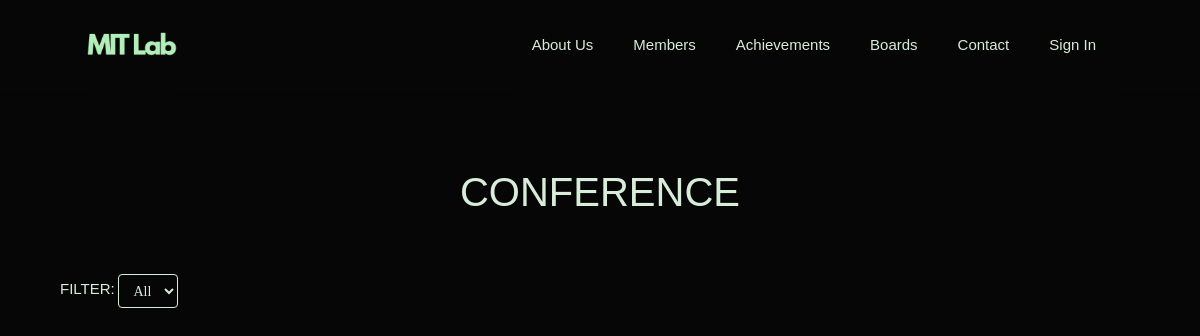
/conference, run on an earlier commit of the app's database.
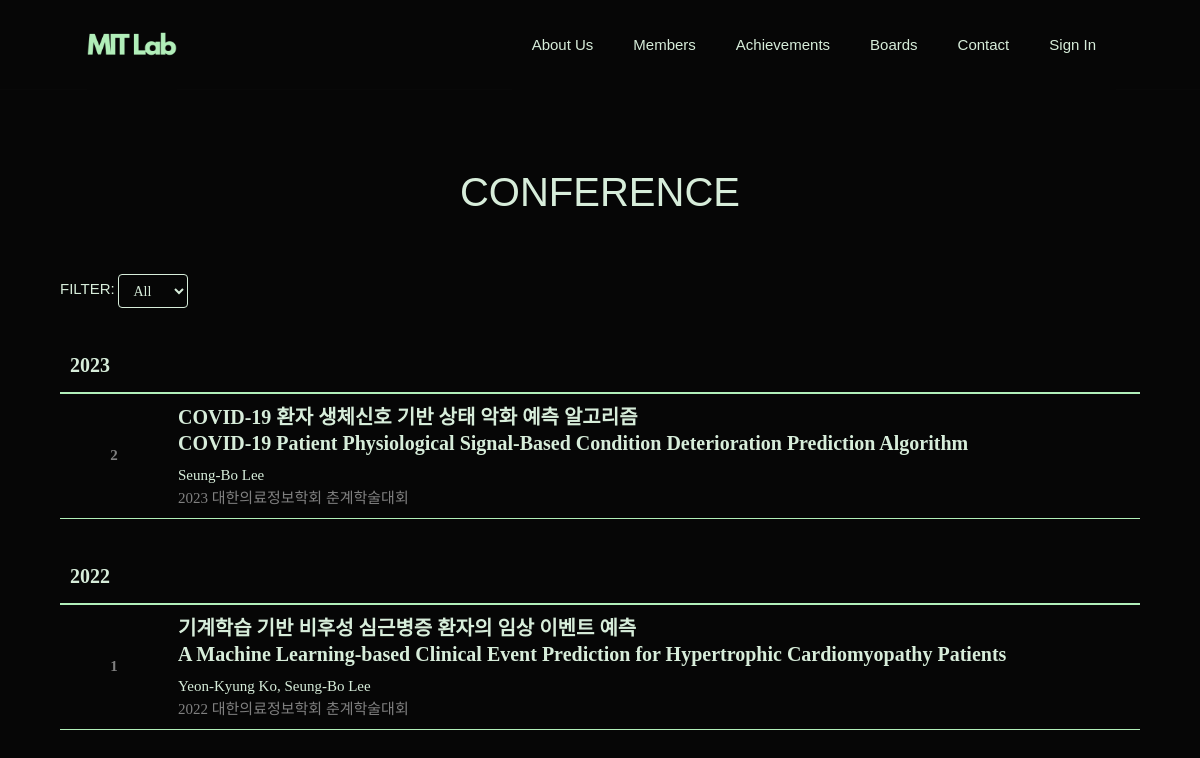
And on a later commit of the database.
### app.py (models this page shows)
class Conference(db.Model):
    id = db.Column(db.Integer, primary_key=True)
    title = db.Column(db.String(300), nullable=False)
    author = db.Column(db.String(200), nullable=False)
    conference = db.Column(db.String(200), nullable=False)
    month = db.Column(db.String(50))
    year = db.Column(db.Integer, nullable=False)

### app.py (the view)
@app.route('/conference')
def conference():
    selected_year = request.args.get('year', 'all')
    page = request.args.get('page', 1, type=int)
    per_page = 15
    all_conferences = Conference.query.all()
    MONTH_ORDER = {month: index for index, month in enumerate(month_name) if month}
    sorted_conferences = sorted(
        all_conferences,
        key=lambda p: (
            p.year,
            MONTH_ORDER.get(p.month, 0)
        ),
        reverse=True
    )
    years = sorted(list({p.year for p in sorted_conferences}), reverse=True)
    if selected_year != 'all':
        sorted_conferences = [p for p in sorted_conferences if str(p.year) == selected_year]
    total = len(sorted_conferences)
    start = (page - 1) * per_page
    end = start + per_page
    paginated_conferences = sorted_conferences[start:end]
    return render_template('conference.html',
                            conferences=paginated_conferences,
                            all_conferences=sorted_conferences if selected_year == 'all' else None,
                            selected_year=selected_year,
                            years=years,
                            page=page,
                            total=total,
                            per_page=per_page)

### app.py (called while the page is built)
@app.context_processor
def inject_csrf_token():
    return dict(csrf_token=generate_csrf)

### templates/conference.html (shortened to what this page needs)
{% extends "base.html" %}
{% block content %}
    <div class="container-fluid mt-5 conference-container">
        <div class="d-flex justify-content-between align-items-center my-5">
            <h2 class="section-title">Conference</h2>
            <form method="GET" class="form-inline mb-4">
                <label for="year">Filter:</label>
                <select name="year" class="form-control custom-select" onchange="this.form.submit()">
                    <option value="all" {% if selected_year == 'all' %}selected{% endif %}>All</option>
                </select>
            </form>
                {% set current_year = '' %}
                <table class="conference-table">
                    <colgroup>
                        <col width="50px">
                        <col>
                    </colgroup>
                    {% for conference in conferences %}
                        {% if selected_year == 'all' and (loop.index0 == 0 or conferences[loop.index0 - 1].year != conference.year) %}
                            {% if not loop.first %}</tbody>{% endif %}
                            <thead>
                                <tr>
                                    <th colspan="2" class="year-header">{{ conference.year }}</th>
                                </tr>
                            </thead>
                            <tbody>
                            {% set current_year = conference.year|string %}
                        {% endif %}
                        <tr class="bg1">
                            <td class="num" style="width: 10%">
                                {{ total + 1 - ((page - 1) * per_page + loop.index) }}
                            </td>
                            <td class="name_title">
                                <span class="text_title" style="white-space: pre-wrap;">{{ conference.title }}</span>
                                <span class="text_author">{{ conference.author }}</span>
                                <span class="text_conference_vol">{{ conference.conference }}</span>
                            </td>
                        </tr>
                        {% if loop.last %}
                            </tbody>
                        {% endif %}
                    {% endfor %}
                </table>
        </div>
    </div>
{% endblock %}

### templates/base.html (shortened to what this page needs)
<!DOCTYPE html>
<html>
<head>
	<link rel="stylesheet" href="https://maxcdn.bootstrapcdn.com/bootstrap/3.3.7/css/bootstrap.min.css">
	<link rel="stylesheet" href="{{ url_for('static', filename='css/font-awesome.min.css') }}">
	<link rel="stylesheet" href="{{ url_for('static', filename='css/slick.css') }}">
	<link rel="stylesheet" href="{{ url_for('static', filename='css/style.css') }}">
	<link href="https://cdn.jsdelivr.net/npm/aos@2.3.4/dist/aos.css" rel="stylesheet">
</head>
<body class="{{ body_class | default('') }}">
    <header id="header">
		<nav class="navbar navbar-inverse navbar-fixed-top">
		  <div class="container">
		    <div class="navbar-header">
		      	<a class="navbar-brand" href="{{ url_for('home') }}">
		        	<img alt="Logo" src="{{ url_for('static', filename='img/logo.png') }}">
		      	</a>
		    </div>
		    <div class="collapse navbar-collapse" id="main-navbar">
		      <ul class="nav navbar-nav navbar-right">
				<li class="dropdown">
					<a class="dropdown-toggle" href="#" role="button" aria-haspopup="true" aria-expanded="false">
						About Us
					</a>
				</li>
				<li class="dropdown">
					<a class="dropdown-toggle" href="#" role="button" aria-haspopup="true" aria-expanded="false">
						Members
					</a>
				</li>
				<li class="dropdown">
					<a class="dropdown-toggle" href="#" role="button" aria-haspopup="true" aria-expanded="false">
						Achievements
					</a>
				</li>
                <li class="dropdown">
					<a class="dropdown-toggle" href="#" role="button" aria-haspopup="true" aria-expanded="false">
						Boards
					</a>
				</li>
                <li>
                    <a href="{{ url_for('contact') }}">Contact</a></li>
				{% if current_user.is_authenticated and current_user.is_admin %}
				<li class="dropdown">
					<a class="dropdown-toggle" href="#" role="button" aria-haspopup="true" aria-expanded="false">
						My Page
					</a>
					<ul class="dropdown-menu">
						<li><a href="/admin/edit_home">Edit Home</a></li>
						<li><a href="/logout">Sign Out</a></li>
						<li><a href="{{ url_for('register') }}">Register</a></li>
					</ul>
				</li>
				{% else %}
				<li>
					<a href="{{ url_for('login') }}">Sign In</a></li>
				{% endif %}
		      </ul>
		    </div>
		  </div>
		</nav>
	</header>
    <main style="padding-top: 90px; min-height: 100vh;">
        {% block content %}{% endblock %}
    </main>
</body>
</html>

### static/css/style.css (style rules this page uses)
main { background-color: #060606; color: #d7edda; }
body { padding-top: 90px; font-family: 'Pretendard', serif; font-size: 15px; background-color: #060606; color: #d7edda; line-height: 1.7; }
html, body { margin: 0; padding: 0; overflow-x: hidden; overflow-y: auto; }
ul, ol { list-style-type: none; padding: 0; margin: 0; }
h1, .h1, h2, .h2, h3, .h3, h4, .h4, h5, .h5, h6, .h6, label, button, .btn { font-family: 'Pretendard', sans-serif; text-transform: uppercase; margin: 0; }
h1, .h1, h2, .h2, h3, .h3, h4, .h4, h5, .h5, h6, .h6 { display: block; }
h2 { font-size: 40px; }
h2.section-title { color: #d7edda; margin: 80px 0px 60px; text-align: center; }
form { text-align: left; }
label { font-weight: normal; }
.container-fluid { padding-left: 60px; padding-right: 60px; }
.navbar { height: 90px; font-family: 'Pretendard', sans-serif; text-transform: capitalize; background-color: #060606; padding-left: 10%; padding-right: 10%; }
.navbar>.container .navbar-brand, .navbar>.container-fluid .navbar-brand { margin-left: 0px; }
@media (min-width: 768px) { .navbar { height: 90px; font-family: 'Pretendard', sans-serif; text-transform: capitalize; background-color: #060606; padding-left: 7%; padding-right: 7%; } }
@media (min-width: 768px) { .navbar-brand { float: left; height: 90px; padding: 0; } }
@media (min-width: 768px) { .navbar-brand img { height: 90px; } }
@media (min-width: 768px) { .navbar-inverse .collapse { height: 90px; } }
@media (min-width: 768px) { .navbar .container { width: 100% !important; padding-left: 3px; } }
@media (min-width: 768px) { .navbar-inverse .nav > li > a { font-size: 15px; color: #d7edda; text-align: center; width: auto; background-color: #060606; padding: 35px 15px; } }
@media (min-width: 992px) { .navbar-brand { width: 100%; padding: 0; } }
@media (min-width: 992px) { .navbar-brand img { height: 90px; } }
@media (min-width: 992px) { .navbar-inverse .collapse { height: 90px; } }
@media (min-width: 992px) { .navbar-inverse .nav > li > a { font-size: 15px; color: #d7edda; text-align: center; width: auto; background-color: #060606; padding: 35px 20px; } }
.custom-select { background-color: #060606; color: #d7edda; border: 1px solid #d7edda; border-radius: 4px; padding: 5px 10px; }
.conference-table { border-collapse: collapse; width: 100%; }
.conference-table thead tr { border-bottom: 2px solid #b1eeb9; }
.conference-table th { border-bottom: 1px solid #b1eeb9; font-weight: bold; font-size: 20px; color: #d7edda; padding: 40px 10px 10px; }
.conference-table td { border-bottom: 1px solid #b1eeb9; padding: 10px; }
.conference-table .num { text-align: center; vertical-align: center; font-weight: bold; color: #808080; padding-top: 10px; }
.conference-table .text_title { display: block; font-weight: bolder; font-size: 20px; color: #d7edda; line-height: 1.3; margin-bottom: 7px; }
.conference-table .text_author { display: block; font-weight: normal; font-size: 15px; color: #d7edda; }
.conference-table .text_conference_vol { display: block; font-weight: lighter; font-size: 15px; color: #808080; line-height: 1.3; }

What changed in the data, as far as the page shows it:
added Conference: year "2023", total+1-((page-1)*per_page+loop.index) "2", title "COVID-19 환자 생체신호 기반 상태 악화 예측 알고리즘 COVID-19 Patient Physiological Signal-Based Condition Deterioration Prediction Algorithm", author "Seung-Bo Lee", conference "2023 대한의료정보학회 춘계학술대회"
added Conference: year "2022", total+1-((page-1)*per_page+loop.index) "1", title "기계학습 기반 비후성 심근병증 환자의 임상 이벤트 예측 A Machine Learning-based Clinical Event Prediction for Hypertrophic Cardiomyopathy Patients", author "Yeon-Kyung Ko, Seung-Bo Lee", conference "2022 대한의료정보학회 춘계학술대회"
